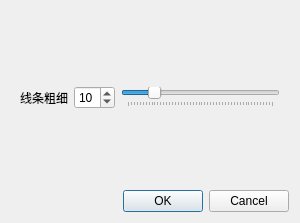
<?xml version="1.0" encoding="UTF-8"?>
<ui version="4.0">
 <class>ThicknessDialog</class>
 <widget class="QWidget" name="ThicknessDialog">
  <property name="geometry">
   <rect>
    <x>0</x>
    <y>0</y>
    <width>300</width>
    <height>223</height>
   </rect>
  </property>
  <property name="windowTitle">
   <string>Form</string>
  </property>
  <layout class="QVBoxLayout" name="verticalLayout">
   <item>
    <widget class="QWidget" name="widget" native="true">
     <layout class="QHBoxLayout" name="horizontalLayout">
      <item>
       <widget class="QLabel" name="label">
        <property name="text">
         <string>线条粗细</string>
        </property>
       </widget>
      </item>
      <item>
       <widget class="QSpinBox" name="spinBox">
        <property name="minimum">
         <number>1</number>
        </property>
        <property name="maximum">
         <number>50</number>
        </property>
        <property name="value">
         <number>10</number>
        </property>
       </widget>
      </item>
      <item>
       <widget class="QSlider" name="thickness_slider">
        <property name="minimum">
         <number>1</number>
        </property>
        <property name="maximum">
         <number>50</number>
        </property>
        <property name="pageStep">
         <number>1</number>
        </property>
        <property name="value">
         <number>10</number>
        </property>
        <property name="orientation">
         <enum>Qt::Horizontal</enum>
        </property>
        <property name="tickPosition">
         <enum>QSlider::TicksBelow</enum>
        </property>
       </widget>
      </item>
     </layout>
    </widget>
   </item>
   <item>
    <widget class="QDialogButtonBox" name="buttonBox">
     <property name="standardButtons">
      <set>QDialogButtonBox::Cancel|QDialogButtonBox::Ok</set>
     </property>
    </widget>
   </item>
  </layout>
 </widget>
 <resources/>
 <connections/>
</ui>
